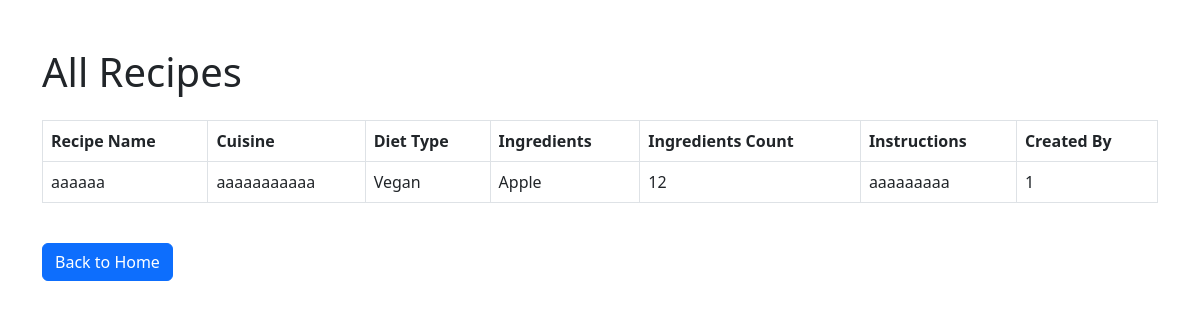
The page /all_recipes on the database as committed earlier.
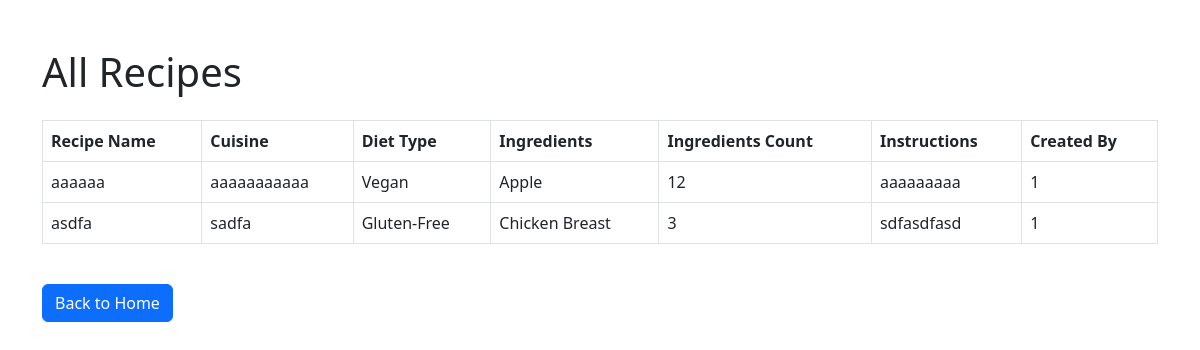
The same page on the database as committed later.
### tables this page shows
CREATE TABLE recipes (
                recipe_id INTEGER PRIMARY KEY AUTOINCREMENT,
                user_id INTEGER NOT NULL,
                recipe_name TEXT NOT NULL,
                cuisine TEXT,
                diet_type TEXT CHECK(diet_type IN ('Vegan', 'Vegetarian', 'Gluten-Free', 'Non-Vegetarian')),
                instructions TEXT NOT NULL,
                created_by INTEGER, ingredients TEXT, ingredients_count TEXT,
                FOREIGN KEY (user_id) REFERENCES users (user_id) ON DELETE CASCADE,
                FOREIGN KEY (created_by) REFERENCES users (user_id) ON DELETE SET NULL
            );

### app.py (the view)
@app.route("/all_recipes", methods=["GET"])
def all_recipes():
    recipes = execute_query("SELECT * FROM recipes")
    return render_template("all_recipes.html", recipes=recipes)

### app.py (called while the page is built)
def execute_query(query, params=()):
    conn = get_db_connection()
    cursor = conn.cursor()
    cursor.execute(query, params)
    rows = cursor.fetchall()
    conn.commit()
    conn.close()
    return rows

def get_db_connection():
    conn = sqlite3.connect("database.db")
    conn.row_factory = sqlite3.Row  # Rows are now accessible like dictionaries
    return conn

### templates/all_recipes.html (shortened to what this page needs)
<!DOCTYPE html>
<html lang="en">
<head>
    <link rel="stylesheet" href="https://cdnjs.cloudflare.com/ajax/libs/bootstrap/5.3.0-alpha1/css/bootstrap.min.css">
</head>
<body>
    <div class="container">
        <h1 class="mt-5">All Recipes</h1>
        <table class="table table-bordered mt-4">
            <thead>
                <tr>
                    <th>Recipe Name</th>
                    <th>Cuisine</th>
                    <th>Diet Type</th>
                    <th>Ingredients</th>
                    <th>Ingredients Count</th>
                    <th>Instructions</th>
                    <th>Created By</th>
                </tr>
            </thead>
            <tbody>
                {% for recipe in recipes %}
                <tr>
                    <td>{{ recipe.recipe_name }}</td>
                    <td>{{ recipe.cuisine }}</td>
                    <td>{{ recipe.diet_type }}</td>
                    <td>{{ recipe.ingredients }}</td>
                    <td>{{ recipe.ingredients_count }}</td>
                    <td>{{ recipe.instructions }}</td>
                    <td>{{ recipe.created_by }}</td>
                </tr>
                {% else %}
                <tr>
                    <td colspan="7" class="text-center">No recipes found.</td>
                </tr>
                {% endfor %}
            </tbody>
        </table>
        <a href="{{ url_for('home') }}" class="btn btn-primary mt-4">Back to Home</a>
    </div>
</body>
</html>

Rows that differ between the two databases and show on the page:
added recipes: recipe_name "asdfa", cuisine "sadfa", diet_type "Gluten-Free", ingredients "Chicken Breast", ingredients_count "3", instructions "sdfasdfasd", created_by "1"
